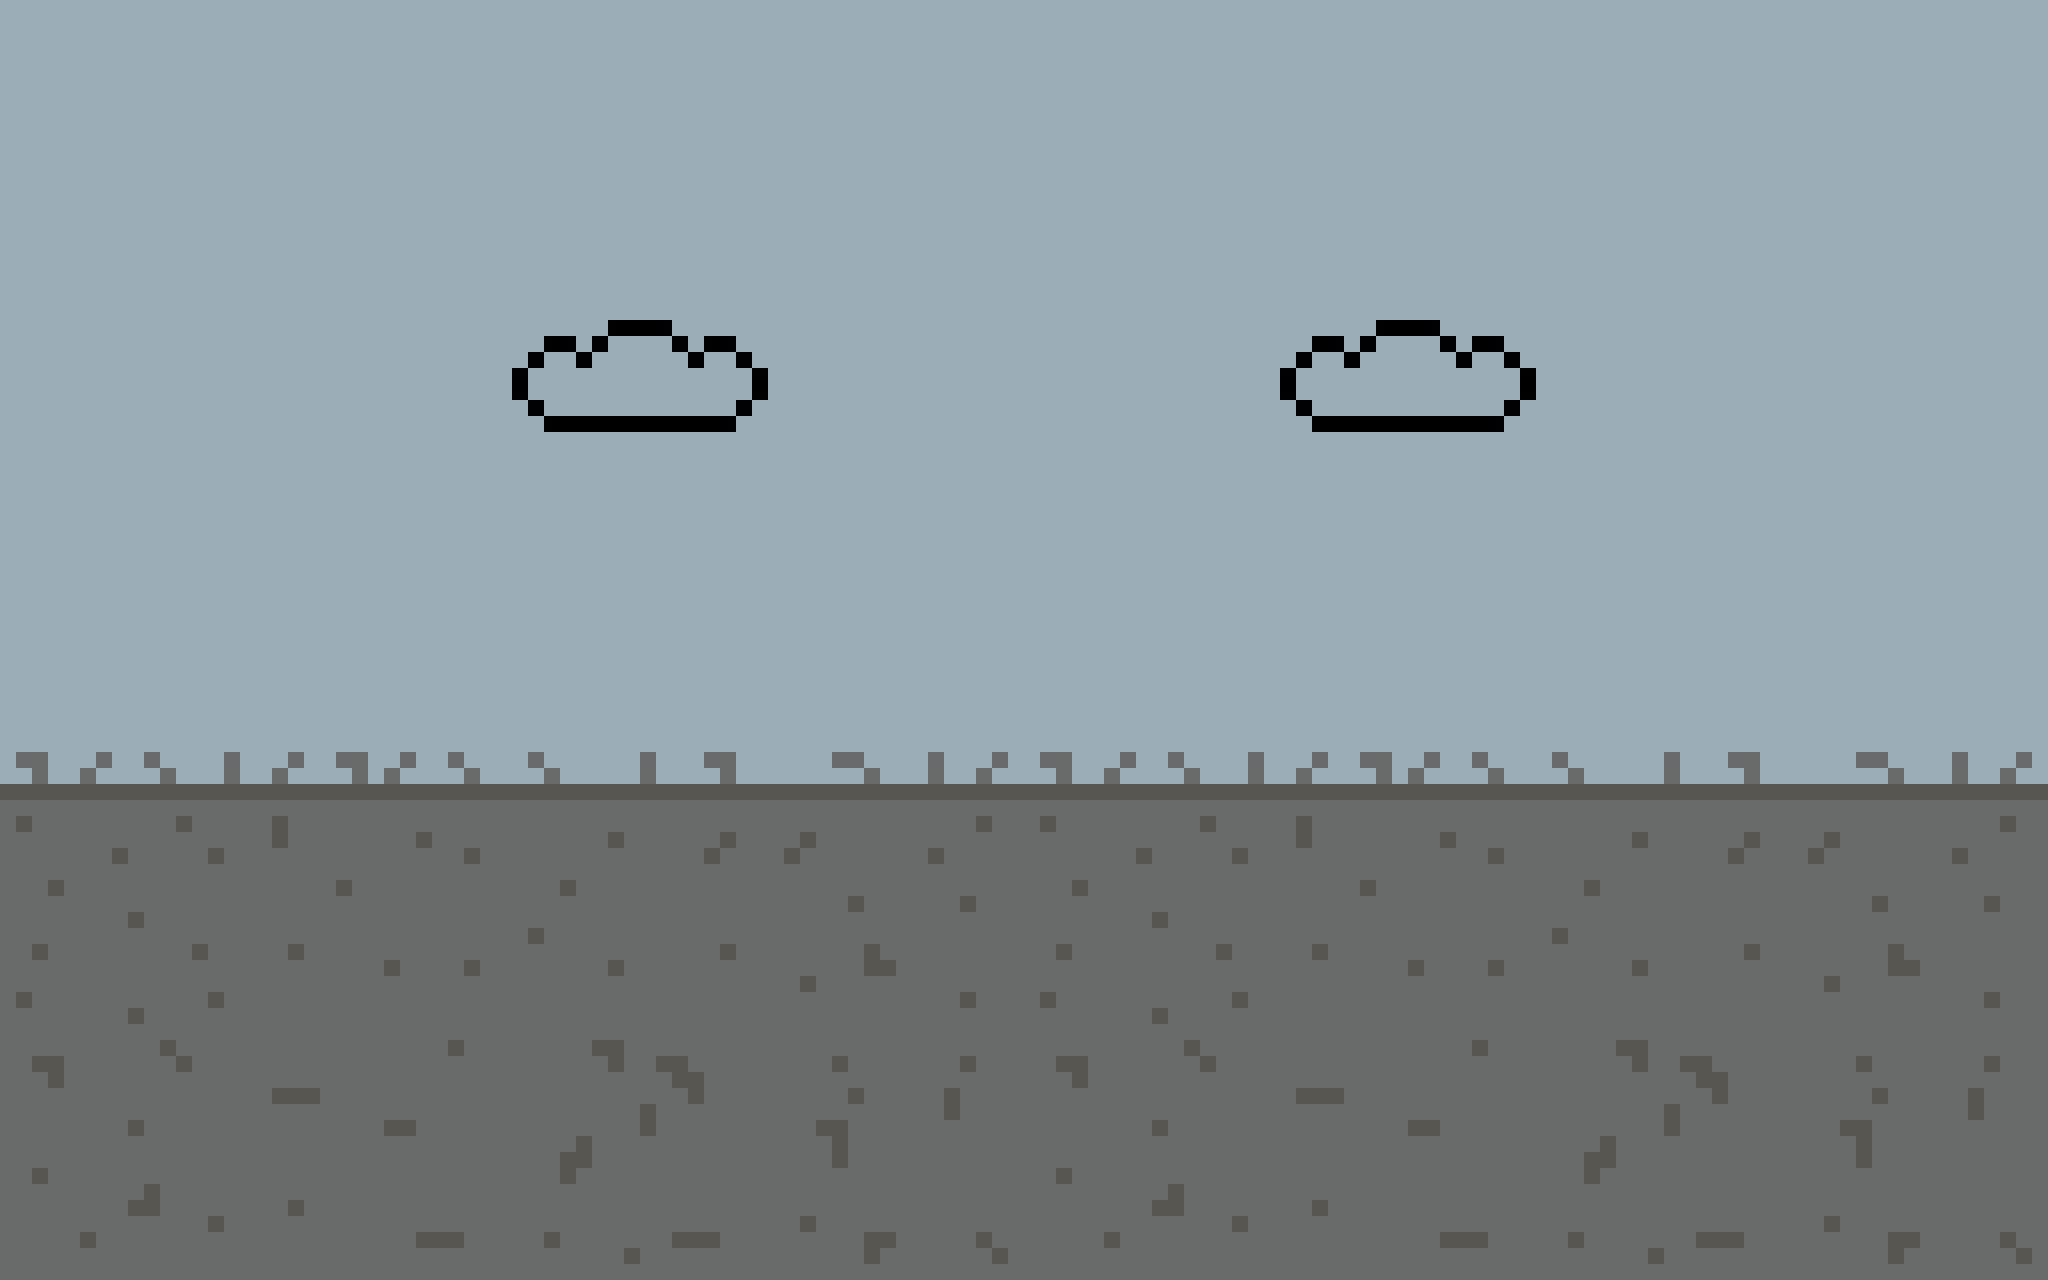

This game map was drawn from its Tiled (.tmx) file and the tilesets committed beside it. A one-line description and the full map source follow:
An orthogonal 8x5 tile map with 256x256 px tiles, 2 tile layers (backgroundLayer, groundLayer), 4 tilesets.

<map version="1.9" tiledversion="1.9.2" orientation="orthogonal" renderorder="right-down" width="8" height="5" tilewidth="256" tileheight="256" infinite="0" nextlayerid="4" nextobjectid="1">
 <tileset firstgid="1" source="ground.tsx" />
 <tileset firstgid="5" source="backGROUND.tsx" />
 <tileset firstgid="9" source="animatedGround1.tsx" />
 <tileset firstgid="13" source="brightbackground.tsx" />
 <layer id="3" name="backgroundLayer" width="8" height="5">
  <data encoding="csv">
14,14,14,14,14,14,14,14,
14,14,13,14,14,13,14,14,
14,14,14,14,14,14,14,14,
14,14,14,14,14,14,14,14,
0,0,0,0,0,0,0,0
</data>
 </layer>
 <layer id="2" name="groundLayer" width="8" height="5">
  <data encoding="csv">
0,0,0,0,0,0,0,0,
0,0,0,0,0,0,0,0,
0,0,0,0,0,0,0,0,
9,10,11,12,9,10,11,12,
5,6,7,8,5,6,7,8
</data>
 </layer>
</map>